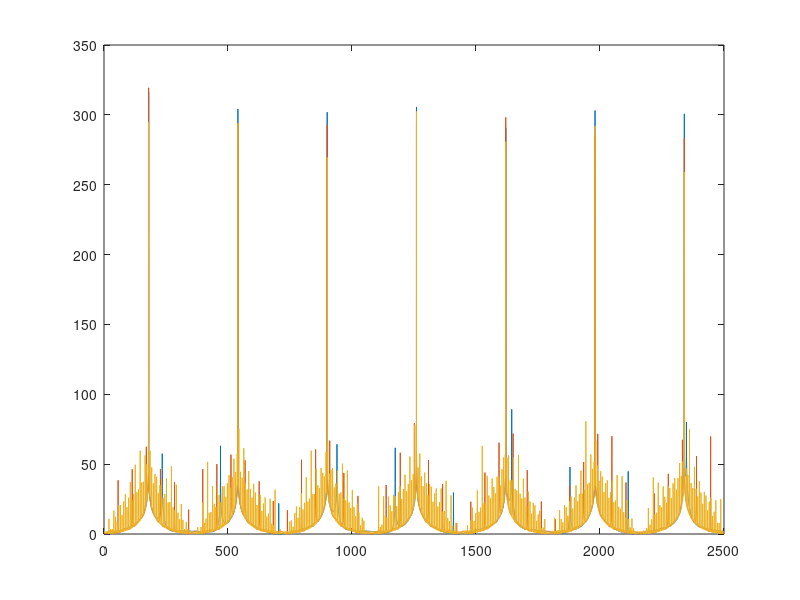

Write the MATLAB code that produced this figure. (Note: this script raises an error after producing the figure.)
clc
clear all

A = 1 ; %incident signal
d1 = 4 ; %chosen diameter of bypass
d2 = 4 ; %chosen diameter of main pipe 
s1 = (pi*((.0254*d1).^2))./4 ; %cross-sectional area s1 in m^2
s2 = (pi*((.0254*d2).^2))./4 ; %cross-sectional area s2 in m^2
T1 = 20 ; %in °C
TEMPK1 = T1 + 273.15 ; %convert to Kelvin
c1 = 20.0457.*sqrt(TEMPK1) ; %speed of sound in m/s
rho1 = 101325./(287.058.*TEMPK1) ; 
f_cutoff = (1.84.*c1)./(pi.*d2.*.0254) ;

for L2 = 10.*.0254 %convert in to m
    L1 = L2 + c1./(2.*180) ; %designing at RT with a chosen target frequency of 180 Hz
    TL_vec = [] ;
    for f = 1:.1:2500
    k = (2.*pi.*f)./c1 ;
    B = [-1 1 1 0 0 0; -1 0 0 1 1 0; 0 exp(-i.*k.*L1) exp(i.*k.*L1) -exp(-i.*k.*L2) -exp(i.*k.*L2) 0; 0 0 0 exp(-i.*k.*L2) exp(i.*k.*L2) -1; s2 s1 -s1 s2 -s2 0; 0 s1.*exp(-i.*k.*L1) -s1.*exp(i.*k.*L1) s2.*exp(-i.*k.*L2) -s2.*exp(i.*k.*L2) -s2] ;
    C = [A; A; 0; 0; s1.*A; 0] ;
    x = linsolve(B,C) ;
    G = x(6,:) ; %transmitted signal
    TL = 10.*log10(((abs(A).^2).*s1)./((abs(G).^2).*s1)) ;
    TL_vec = [TL_vec TL] ;
    end
f_axis = [1:.1:2500] ;
plot(f_axis, TL_vec) ;
end

hold on

for L2 = 100.*.0254 %convert in to m
    L1 = L2 + c1./(2.*180) ; %designing at RT with a chosen target frequency of 180 Hz
    TL_vec = [] ;
    for f = 1:.1:2500
    k = (2.*pi.*f)./c1 ;
    B = [-1 1 1 0 0 0; -1 0 0 1 1 0; 0 exp(-i.*k.*L1) exp(i.*k.*L1) -exp(-i.*k.*L2) -exp(i.*k.*L2) 0; 0 0 0 exp(-i.*k.*L2) exp(i.*k.*L2) -1; s2 s1 -s1 s2 -s2 0; 0 s1.*exp(-i.*k.*L1) -s1.*exp(i.*k.*L1) s2.*exp(-i.*k.*L2) -s2.*exp(i.*k.*L2) -s2] ;
    C = [A; A; 0; 0; s1.*A; 0] ;
    x = linsolve(B,C) ;
    G = x(6,:) ; %transmitted signal
    TL = 10.*log10(((abs(A).^2).*s1)./((abs(G).^2).*s1)) ;
    TL_vec = [TL_vec TL] ;
    end
f_axis = [1:.1:2500] ;
plot(f_axis, TL_vec) ;
end

hold on

for L2 = 1000*.0254 %convert in to m
    L1 = L2 + c1./(2.*180) ; %designing at RT with a chosen target frequency of 180 Hz
    TL_vec = [] ;
    for f = 1:.1:2500
    k = (2.*pi.*f)./c1 ;
    B = [-1 1 1 0 0 0; -1 0 0 1 1 0; 0 exp(-i.*k.*L1) exp(i.*k.*L1) -exp(-i.*k.*L2) -exp(i.*k.*L2) 0; 0 0 0 exp(-i.*k.*L2) exp(i.*k.*L2) -1; s2 s1 -s1 s2 -s2 0; 0 s1.*exp(-i.*k.*L1) -s1.*exp(i.*k.*L1) s2.*exp(-i.*k.*L2) -s2.*exp(i.*k.*L2) -s2] ;
    C = [A; A; 0; 0; s1.*A; 0] ;
    x = linsolve(B,C) ;
    G = x(6,:) ; %transmitted signal
    TL = 10.*log10(((abs(A).^2).*s1)./((abs(G).^2).*s1)) ;
    TL_vec = [TL_vec TL] ;
    end
f_axis = [1:.1:2500] ;
plot(f_axis, TL_vec) ;
end

xline(180) ; %chosen target frequency of 180 Hz
xline(f_cutoff) ;
legend('L2 = 10 in','L2 = 100 in','L2 = 1000 in','f target','f cutoff') ;
title('Bypass');
xlabel('frequency [Hz]');
ylabel('Transmission Loss [dB]');